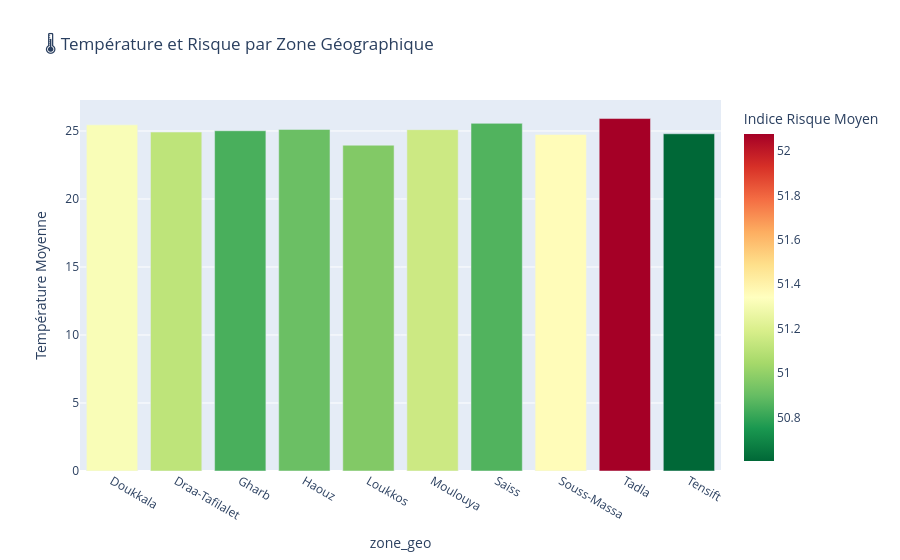

The notebook cell saved with this chart:
### Markdown cell above
## 🔟 Visualisations Programmatiques (Optionnel)

### Code cell
# Vous pouvez aussi créer des visualisations avec matplotlib/plotly
import plotly.express as px

# Graphique: Température par zone
df_zone = query1.reset_index()
fig = px.bar(
    df_zone,
    x="zone_geo",
    y="Température Moyenne",
    color="Indice Risque Moyen",
    title="🌡️ Température et Risque par Zone Géographique",
    color_continuous_scale="RdYlGn_r"
)
fig.show()

### Figure 1 — Plotly figure (JSON) as saved in the notebook; plotly's stock layout.template omitted (floating-point values rounded to 4 significant figures)
{"data": [{"hovertemplate": "zone_geo=%{x}<br>Température Moyenne=%{y}<br>Indice Risque Moyen=%{marker.color}<extra></extra>", "legendgroup": "", "marker": {"color": [51.32, 51.12, 50.84, 50.91, 50.96, 51.16, 50.86, 51.36, 52.08, 50.6], "coloraxis": "coloraxis", "pattern": {"shape": ""}}, "name": "", "orientation": "v", "showlegend": false, "textposition": "auto", "type": "bar", "x": ["Doukkala", "Draa-Tafilalet", "Gharb", "Haouz", "Loukkos", "Moulouya", "Saiss", "Souss-Massa", "Tadla", "Tensift"], "xaxis": "x", "y": [25.45, 24.92, 25.02, 25.12, 23.95, 25.1, 25.56, 24.75, 25.91, 24.8], "yaxis": "y"}], "layout": {"barmode": "relative", "coloraxis": {"colorbar": {"title": {"text": "Indice Risque Moyen"}}, "colorscale": [[0, "rgb(0,104,55)"], [0.1, "rgb(26,152,80)"], [0.2, "rgb(102,189,99)"], [0.3, "rgb(166,217,106)"], [0.4, "rgb(217,239,139)"], [0.5, "rgb(255,255,191)"], [0.6, "rgb(254,224,139)"], [0.7, "rgb(253,174,97)"], [0.8, "rgb(244,109,67)"], [0.9, "rgb(215,48,39)"], [1, "rgb(165,0,38)"]]}, "legend": {"tracegroupgap": 0}, "title": {"text": "🌡️ Température et Risque par Zone Géographique"}, "xaxis": {"anchor": "y", "domain": [0, 1], "title": {"text": "zone_geo"}}, "yaxis": {"anchor": "x", "domain": [0, 1], "title": {"text": "Température Moyenne"}}}}
